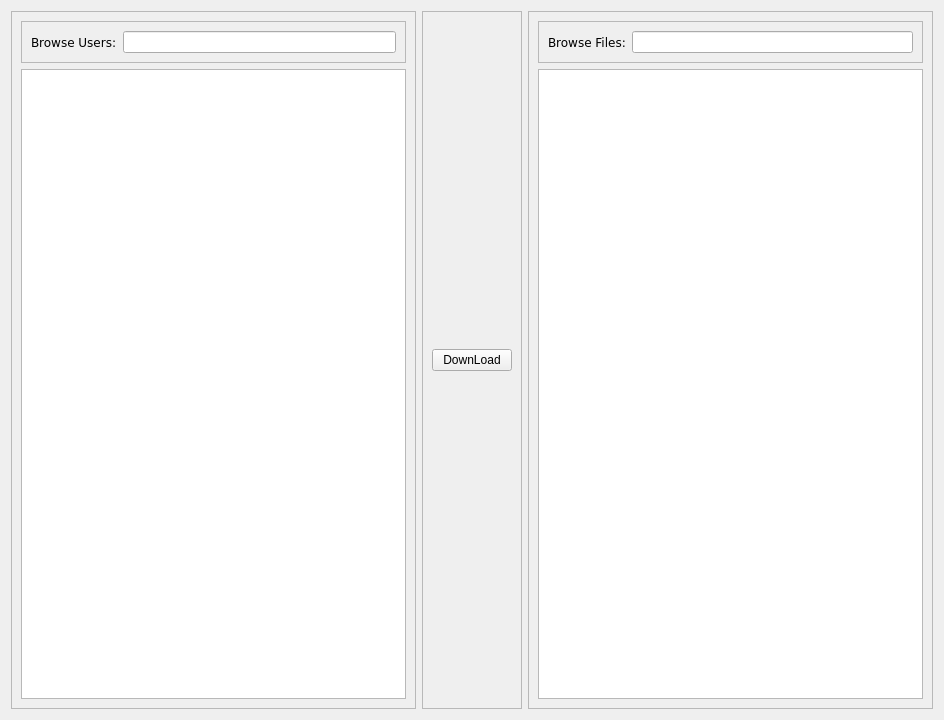
<?xml version="1.0" encoding="UTF-8"?>
<ui version="4.0">
 <class>DownloadWidget</class>
 <widget class="QWidget" name="DownloadWidget">
  <property name="geometry">
   <rect>
    <x>0</x>
    <y>0</y>
    <width>944</width>
    <height>720</height>
   </rect>
  </property>
  <property name="windowTitle">
   <string>Form</string>
  </property>
  <layout class="QHBoxLayout" name="horizontalLayout">
   <item>
    <widget class="QFrame" name="usersFrame">
     <property name="frameShape">
      <enum>QFrame::StyledPanel</enum>
     </property>
     <property name="frameShadow">
      <enum>QFrame::Raised</enum>
     </property>
     <layout class="QVBoxLayout" name="verticalLayout_3">
      <item>
       <widget class="QFrame" name="browseUsersFrame">
        <property name="frameShape">
         <enum>QFrame::StyledPanel</enum>
        </property>
        <property name="frameShadow">
         <enum>QFrame::Raised</enum>
        </property>
        <layout class="QHBoxLayout" name="horizontalLayout_2">
         <item>
          <widget class="QLabel" name="browseUsersLabel">
           <property name="font">
            <font>
             <family>Verdana</family>
             <pointsize>9</pointsize>
            </font>
           </property>
           <property name="text">
            <string>Browse Users:</string>
           </property>
           <property name="buddy">
            <cstring>browseUsersLineEdit</cstring>
           </property>
          </widget>
         </item>
         <item>
          <widget class="QLineEdit" name="browseUsersLineEdit"/>
         </item>
        </layout>
       </widget>
      </item>
      <item>
       <widget class="QListWidget" name="usersList">
        <property name="cursor" stdset="0">
         <cursorShape>PointingHandCursor</cursorShape>
        </property>
       </widget>
      </item>
     </layout>
    </widget>
   </item>
   <item>
    <widget class="QFrame" name="buttonsFrame">
     <property name="frameShape">
      <enum>QFrame::StyledPanel</enum>
     </property>
     <property name="frameShadow">
      <enum>QFrame::Raised</enum>
     </property>
     <layout class="QVBoxLayout" name="verticalLayout_4">
      <item>
       <spacer name="verticalSpacer_5">
        <property name="orientation">
         <enum>Qt::Vertical</enum>
        </property>
        <property name="sizeHint" stdset="0">
         <size>
          <width>20</width>
          <height>40</height>
         </size>
        </property>
       </spacer>
      </item>
      <item>
       <widget class="QPushButton" name="downloadButton">
        <property name="cursor">
         <cursorShape>PointingHandCursor</cursorShape>
        </property>
        <property name="layoutDirection">
         <enum>Qt::RightToLeft</enum>
        </property>
        <property name="text">
         <string>DownLoad</string>
        </property>
        <property name="icon">
         <iconset resource="../icons/icons.qrc">
          <normaloff>:/buttonIcons/downloadIcon</normaloff>:/buttonIcons/downloadIcon</iconset>
        </property>
        <property name="iconSize">
         <size>
          <width>15</width>
          <height>15</height>
         </size>
        </property>
       </widget>
      </item>
      <item>
       <spacer name="verticalSpacer_6">
        <property name="orientation">
         <enum>Qt::Vertical</enum>
        </property>
        <property name="sizeHint" stdset="0">
         <size>
          <width>20</width>
          <height>40</height>
         </size>
        </property>
       </spacer>
      </item>
     </layout>
    </widget>
   </item>
   <item>
    <widget class="QFrame" name="treeFrame">
     <property name="frameShape">
      <enum>QFrame::StyledPanel</enum>
     </property>
     <property name="frameShadow">
      <enum>QFrame::Raised</enum>
     </property>
     <layout class="QVBoxLayout" name="verticalLayout_5">
      <item>
       <widget class="QFrame" name="browseFileFrame">
        <property name="frameShape">
         <enum>QFrame::StyledPanel</enum>
        </property>
        <property name="frameShadow">
         <enum>QFrame::Raised</enum>
        </property>
        <layout class="QHBoxLayout" name="horizontalLayout_4">
         <item>
          <widget class="QLabel" name="browseFileLabel">
           <property name="font">
            <font>
             <family>Verdana</family>
             <pointsize>9</pointsize>
            </font>
           </property>
           <property name="text">
            <string>Browse Files:</string>
           </property>
           <property name="buddy">
            <cstring>browseFileLineEdit</cstring>
           </property>
          </widget>
         </item>
         <item>
          <widget class="QLineEdit" name="browseFileLineEdit"/>
         </item>
        </layout>
       </widget>
      </item>
      <item>
       <widget class="QTreeView" name="fileTreeView">
        <property name="cursor" stdset="0">
         <cursorShape>PointingHandCursor</cursorShape>
        </property>
       </widget>
      </item>
     </layout>
    </widget>
   </item>
  </layout>
 </widget>
 <resources>
  <include location="../icons/icons.qrc"/>
 </resources>
 <connections/>
</ui>
